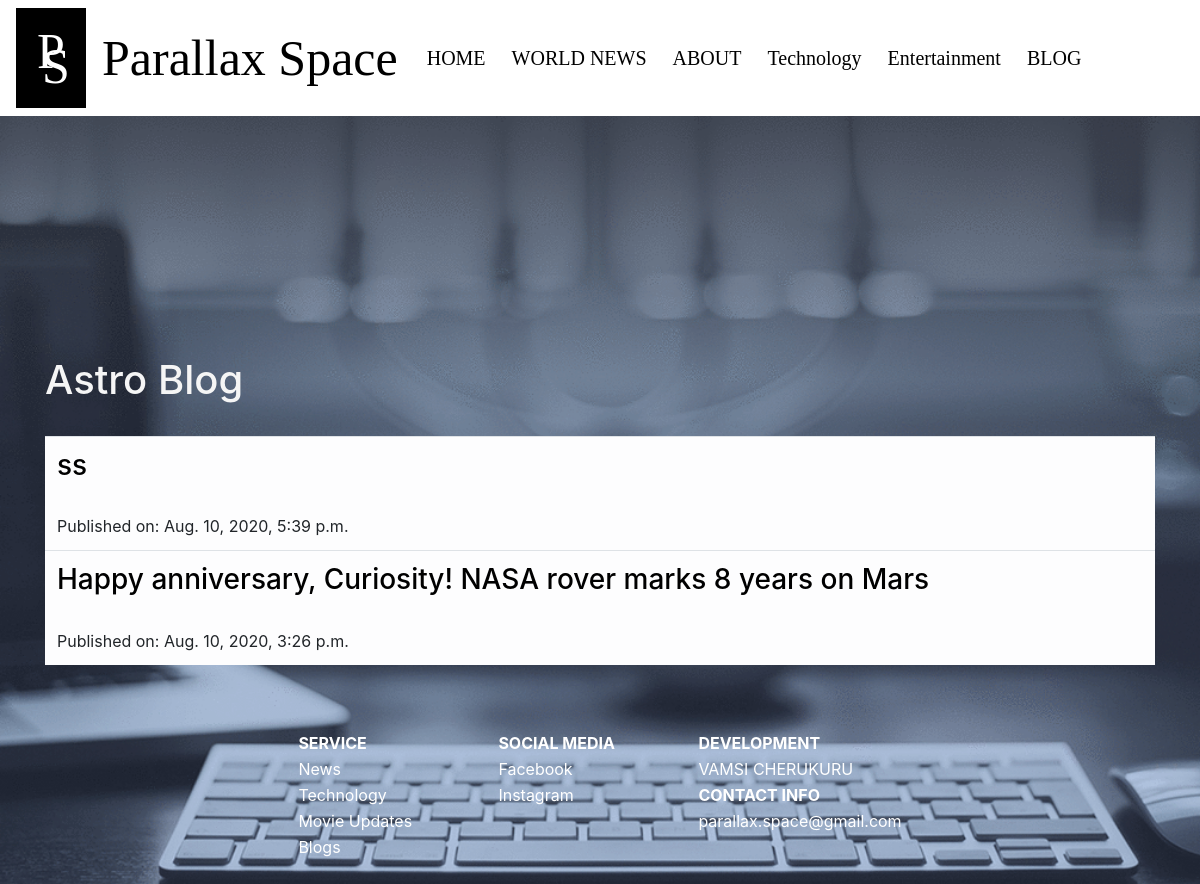
Page /astroblog on the committed database.
### ls/models.py (models this page shows, shortened)
class BlogPost(models.Model):
    author = models.ForeignKey('auth.User',on_delete=models.CASCADE,default='auth.User')
    Title = models.CharField(max_length=256)
    Description = RichTextField()
    photo = models.ImageField(upload_to='article_pics',default='default.png', blank=True)
    photodes = models.TextField(max_length=1000,blank=True,default='')
    photo1 = models.ImageField(upload_to='article_pics',default='default.png', blank=True)
    photo2 = models.ImageField(upload_to='article_pics',default='default.png', blank=True)
    photo3 = models.ImageField(upload_to='article_pics',default='default.png', blank=True)
    post_date = models.DateTimeField(auto_now_add=True)

### ls/views.py (the view)
# urls.py: path('astroblog', views.AstroBlog.as_view(), name='astroblog'),
class AstroBlog(ListView):
    model = models.BlogPost
    context_object_name = 'post_list'
    queryset = models.BlogPost.objects.order_by('-post_date')
    template_name = 'astroblog.html'

### ls/templates/astroblog.html (shortened to what this page needs)
{% extends 'base.html' %}
{% load static %}
    {% block body_block %}
    <div class="container">
<h1 style="color: whitesmoke;"> <br><br> <br><br> <br> Astro Blog</h1>
<br>
<table class="table table-light">
    <tbody>
        {% for post in post_list %}
      <tr>
        <td><a href="{% url 'ls:post_detail' pk=post.pk %}"><h3 style="color: black;">
          {{post.Title}}
        </h3></a>
        <br>
        Published on:
        {{post.post_date}}
        </td>
        <td><img src="{{post.photo.url}}" alt="" width="300px;"></td>
      </tr>
      {% endfor %}
    </tbody>
  </table>
</div>
{% endblock %}

### rows in the picture
BlogPost: Title "ss", post_date "Aug. 10, 2020, 5:39 p.m."
BlogPost: Title "Happy anniversary, Curiosity! NASA rover marks 8 years on Mars", post_date "Aug. 10, 2020, 3:26 p.m."
